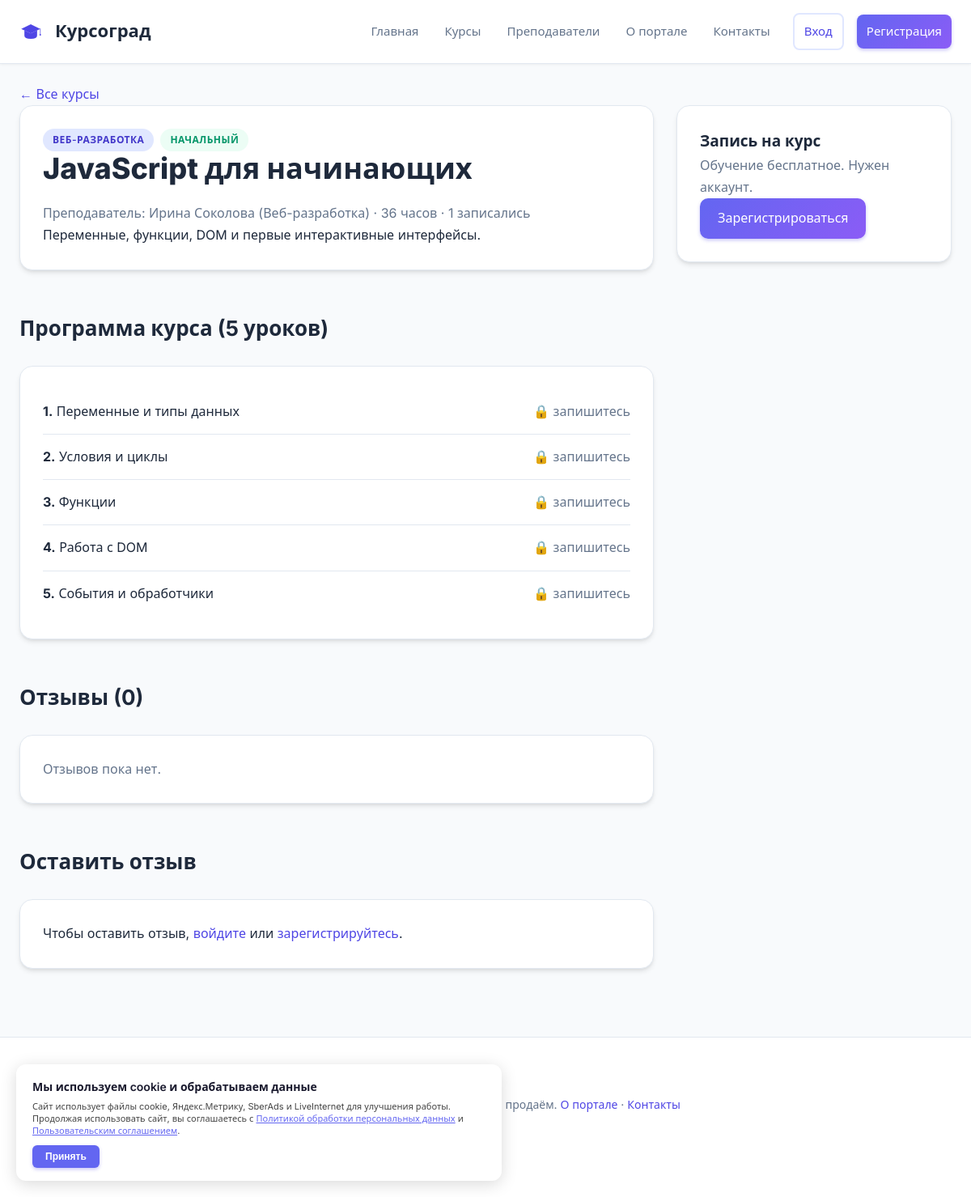
/course/2, run on the app's committed database.
### tables this page shows
CREATE TABLE courses (
    id          INTEGER PRIMARY KEY AUTOINCREMENT,
    title       TEXT NOT NULL,
    category    TEXT NOT NULL,
    level       TEXT NOT NULL,
    hours       INTEGER NOT NULL,
    teacher_id  INTEGER REFERENCES teachers(id),
    description TEXT DEFAULT ''
);

CREATE TABLE teachers (
    id     INTEGER PRIMARY KEY AUTOINCREMENT,
    name   TEXT NOT NULL,
    role   TEXT NOT NULL,
    bio    TEXT DEFAULT ''
);

CREATE TABLE lessons (
    id        INTEGER PRIMARY KEY AUTOINCREMENT,
    course_id INTEGER NOT NULL REFERENCES courses(id) ON DELETE CASCADE,
    position  INTEGER NOT NULL,
    title     TEXT NOT NULL,
    content   TEXT DEFAULT ''
);

### app.py (the view, shortened to what this page needs)
@app.route("/course/<int:course_id>", methods=["GET", "POST"])
def course(course_id):
    db = get_db()
    c = db.execute(
        "SELECT c.*, t.name teacher, t.role teacher_role, t.id tid "
        "FROM courses c LEFT JOIN teachers t ON t.id=c.teacher_id WHERE c.id=?",
        (course_id,)).fetchone()
    if c is None:
        return render_template("404.html"), 404
    uid = session.get("user_id")
    lessons = db.execute(
        "SELECT * FROM lessons WHERE course_id=? ORDER BY position",
        (course_id,)).fetchall()
    reviews = db.execute(
        "SELECT f.*, u.username FROM feedback f LEFT JOIN users u ON u.id=f.user_id"
        " WHERE f.course_id=? ORDER BY f.id DESC", (course_id,)).fetchall()
    avg = round(sum(r["rating"] for r in reviews) / len(reviews), 1) if reviews else None
    enrolled = bool(uid and db.execute(
        "SELECT 1 FROM enrollments WHERE user_id=? AND course_id=?",
        (uid, course_id)).fetchone())
    done_ids = set()
    prog = None
    if uid:
        done_ids = {r["lesson_id"] for r in db.execute(
            "SELECT p.lesson_id FROM progress p JOIN lessons l ON l.id=p.lesson_id"
            " WHERE p.user_id=? AND l.course_id=?", (uid, course_id))}
        prog = course_progress(db, uid, course_id)
    students = db.execute("SELECT COUNT(*) c FROM enrollments WHERE course_id=?",
                          (course_id,)).fetchone()["c"]
    return render_template("course.html", course=c, lessons=lessons,
                           reviews=reviews, avg=avg, enrolled=enrolled,
                           done_ids=done_ids, prog=prog, students=students)

### app.py (called while the page is built)
def get_db():
    if "db" not in g:
        os.makedirs(os.path.dirname(DB_PATH), exist_ok=True)
        g.db = sqlite3.connect(DB_PATH)
        g.db.row_factory = sqlite3.Row
        g.db.execute("PRAGMA foreign_keys = ON")
    return g.db

@app.context_processor
def inject_user():
    user = None
    uid = session.get("user_id")
    if uid:
        user = get_db().execute("SELECT * FROM users WHERE id=?", (uid,)).fetchone()
    return {"current_user": user, "year_now": datetime.now().year}

### templates/course.html (shortened to what this page needs)
{% extends "base.html" %}
{% block content %}
<p><a href="{{ url_for('courses') }}">← Все курсы</a></p>
<div class="two-col">
  <div>
    <div class="panel">
      <div class="chips"><span class="tag">{{ course.category }}</span>
        <span class="tag tag-alt">{{ course.level }}</span></div>
      <h1>{{ course.title }}</h1>
      <p class="muted">Преподаватель: {{ course.teacher }} ({{ course.teacher_role }})
         · {{ course.hours }} часов · {{ students }} записались</p>
      <p>{{ course.description }}</p>
    </div>
    <h2>Программа курса ({{ lessons|length }} уроков)</h2>
    <div class="panel">
      {% for l in lessons %}
        <div class="lesson-row">
          <div>
            <b>{{ l.position }}.</b>
            {% if enrolled %}
              <a href="{{ url_for('lesson', lesson_id=l.id) }}">{{ l.title }}</a>
            {% else %}{{ l.title }}{% endif %}
          </div>
          {% if l.id in done_ids %}<span class="done" style="display:inline-flex;align-items:center;gap:6px"><span style="font-size:16px">✓</span> пройден</span>
          {% elif not enrolled %}<span class="muted">🔒 запишитесь</span>{% endif %}
        </div>
      {% endfor %}
    </div>
    <h2>Отзывы ({{ reviews|length }})</h2>
    <div class="panel">
      {% for r in reviews %}
        <div class="review">
          <div class="stars">{{ '★' * r.rating }}{{ '☆' * (5 - r.rating) }}</div>
          <b>{{ r.username or 'Студент' }}</b> <span class="muted">· {{ r.created_at }}</span>
          <p>{{ r.text }}</p>
        </div>
      {% else %}
        <p class="muted">Отзывов пока нет.</p>
      {% endfor %}
    </div>
    <h2>Оставить отзыв</h2>
    {% if current_user %}
      <form class="panel" method="post">
        <div class="field">
          <label for="rating">Оценка курса (1–5)</label>
          <select id="rating" name="rating" required>
            {% for i in range(5, 0, -1) %}<option value="{{ i }}">{{ i }}</option>{% endfor %}
          </select>
        </div>
        <div class="field">
          <label for="text">Что вы думаете о курсе?</label>
          <textarea id="text" name="text" required minlength="10"
            placeholder="Чему научились, что было сложно..."></textarea>
        </div>
        <button class="btn" type="submit">Опубликовать отзыв</button>
      </form>
    {% else %}
      <p class="panel">Чтобы оставить отзыв, <a href="{{ url_for('login') }}">войдите</a>
         или <a href="{{ url_for('register') }}">зарегистрируйтесь</a>.</p>
    {% endif %}
  </div>
  <aside class="panel">
    <h3 style="margin-top:0">Запись на курс</h3>
    {% if not current_user %}
      <p class="muted">Обучение бесплатное. Нужен аккаунт.</p>
      <a class="btn" href="{{ url_for('register') }}">Зарегистрироваться</a>
    {% else %}
      <p class="muted">Доступ ко всем урокам бесплатно и сразу.</p>
      <form method="post" action="{{ url_for('enroll', course_id=course.id) }}">
        <button class="btn" type="submit">Записаться на курс</button>
      </form>
    {% endif %}
  </aside>
</div>
{% endblock %}

### templates/base.html (shortened to what this page needs)
<!doctype html>
<html lang="ru">
<head>
<link rel="stylesheet" href="{{ url_for('static', filename='style.css') }}">
</head>
<body>
<header class="site-header">
  <div class="container header-inner">
    <a class="logo" href="{{ url_for('index') }}">
      Курсоград
    </a>
    <nav class="nav">
      <a href="{{ url_for('index') }}">Главная</a>
      <a href="{{ url_for('courses') }}">Курсы</a>
      <a href="{{ url_for('teachers') }}">Преподаватели</a>
      <a href="{{ url_for('about') }}">О портале</a>
      <a href="{{ url_for('contacts') }}">Контакты</a>
      {% if current_user %}
        <a class="btn btn-cabinet btn-sm" href="{{ url_for('dashboard') }}">Кабинет</a>
        <a class="btn btn-ghost btn-sm" href="{{ url_for('logout') }}">Выйти</a>
      {% else %}
        <a class="btn btn-ghost btn-sm" href="{{ url_for('login') }}">Вход</a>
        <a class="btn btn-sm btn-register" href="{{ url_for('register') }}">Регистрация</a>
      {% endif %}
    </nav>
  </div>
</header>
<main class="container">
  {% block content %}{% endblock %}
</main>
<footer class="site-footer">
  <div class="container">
    <p style="margin-bottom:8px">© {{ year_now }} «Курсоград» — бесплатный образовательный портал.</p>
    <p class="muted">Курсы по разработке, аналитике, дизайну и языкам. Обучение бесплатное,
       ничего не продаём. <a href="{{ url_for('about') }}">О портале</a> ·
       <a href="{{ url_for('contacts') }}">Контакты</a></p>
    <div class="legal-links">
      <a href="{{ url_for('privacy_policy') }}">Политика обработки персональных данных</a> ·
      <a href="{{ url_for('user_agreement') }}">Пользовательское соглашение</a>
    </div>
     <a href="https://metrika.yandex.ru/stat/?id=112506115&amp;from=informer" target="_blank" rel="nofollow">
     </a>
      <a href="https://www.liveinternet.ru/click"
      target="_blank"><img id="licnt4935" width="31" height="31" style="border:0"
      alt=""/></a>
    <div id="cookie-consent-modal" class="cookie-consent-modal" style="display:none;">
      <div class="cookie-consent-content">
        <h3>Мы используем cookie и обрабатываем данные</h3>
        <p>Сайт использует файлы cookie, Яндекс.Метрику, SberAds и LiveInternet для улучшения работы. Продолжая использовать сайт, вы соглашаетесь с
          <a href="{{ url_for('privacy_policy') }}" target="_blank">Политикой обработки персональных данных</a> и
          <a href="{{ url_for('user_agreement') }}" target="_blank">Пользовательским соглашением</a>.
        </p>
        <button id="accept-cookies-btn" class="btn btn-primary">Принять</button>
      </div>
    </div>
  </div>
</footer>
</body>
</html>

### static/style.css (style rules this page uses)
:root { --bg:#f8fafc; --card:#ffffff; --ink:#1e293b; --muted:#64748b; --accent:#4f46e5; --accent-dark:#4338ca; --accent-soft:#e0e7ff; --accent-gradient:linear-gradient(135deg,#6366f1 0%,#8b5cf6 100%); --ok:#10b981; --warning:#f59e0b; --error:#ef4444; --line:#e2e8f0; --shadow:0 4px 6px -1px rgba(0,0,0,0.1),0 2px 4px -1px rgba(0,0,0,0.06); --shadow-lg:0 10px 15px -3px rgba(0,0,0,0.1),0 4px 6px -2px rgba(0,0,0,0.05); --radius:16px; --radius-sm:10px; --radius-lg:24px; }
* { box-sizing:border-box;margin:0;padding:0 }
body { background:var(--bg);color:var(--ink); font:16px/1.7 "Inter","Segoe UI",Roboto,Helvetica,Arial,sans-serif; -webkit-font-smoothing:antialiased;-moz-osx-font-smoothing:grayscale }
a { color:var(--accent);text-decoration:none;transition:color 0.2s ease }
.container { max-width:1200px;margin:0 auto;padding:0 24px }
.site-header { background:rgba(255,255,255,0.95);backdrop-filter:blur(10px); border-bottom:1px solid var(--line);position:sticky;top:0;z-index:100; box-shadow:0 1px 3px rgba(0,0,0,0.05);margin-bottom:24px }
.header-inner { display:flex;align-items:center;justify-content:space-between; gap:20px;padding:16px 24px;flex-wrap:wrap }
.logo { font-size:22px;font-weight:800;color:var(--ink);display:flex;align-items:center;gap:8px; transition:transform 0.2s ease }
.logo-icon { font-size:28px }
.nav { display:flex;align-items:center;gap:8px;flex-wrap:wrap }
.nav a { color:var(--muted);font-size:15px;font-weight:500;padding:8px 12px; border-radius:8px;transition:all 0.2s ease }
.nav .btn { margin-left:8px }
.nav .btn-register { background:var(--accent-gradient);color:#fff!important;border:0;box-shadow:0 2px 4px rgba(79,70,229,0.3);transition:all 0.2s ease }
.btn { display:inline-flex;align-items:center;justify-content:center;gap:8px; background:var(--accent-gradient);color:#fff!important; padding:11px 22px;border-radius:10px;border:0;cursor:pointer; font:600 15px inherit;transition:all 0.2s ease;box-shadow:0 2px 4px rgba(79,70,229,0.3) }
.btn-ghost { background:transparent;color:var(--accent)!important; border:2px solid var(--accent-soft);box-shadow:none }
.btn-sm { padding:7px 14px;font-size:14px;border-radius:8px }
main { padding:60px 24px 100px;min-height:calc(100vh - 200px) }
h1 { margin:0 0 20px;font-size:36px;font-weight:800;line-height:1.2;color:var(--ink) }
h2 { font-size:26px;font-weight:700;margin:50px 0 24px;color:var(--ink) }
h3 { font-size:19px;font-weight:600;margin:0 }
.muted { color:var(--muted) }
.chips { display:flex;gap:8px;flex-wrap:wrap }
.tag { display:inline-flex;align-items:center;gap:4px; background:var(--accent-soft);color:var(--accent-dark); border-radius:999px;padding:4px 12px;font-size:12px;font-weight:600; text-transform:uppercase;letter-spacing:0.5px }
.tag-alt { background:#ecfdf5;color:#059669 }
.panel { background:#fff;border:1px solid var(--line);border-radius:var(--radius); padding:28px;box-shadow:var(--shadow);transition:all 0.3s ease;margin-bottom:24px }
.lesson-row { display:flex;align-items:center;justify-content:space-between; gap:12px;padding:14px 0;border-top:1px solid var(--line); transition:background 0.2s ease }
.lesson-row:first-child { border-top:0 }
.site-footer { border-top:1px solid var(--line);background:#fff; padding:40px 0;font-size:14px;color:var(--muted);margin-top:60px }
.site-footer a { color:var(--accent);font-weight:500 }
.two-col { display:grid;grid-template-columns:1fr 340px;gap:28px;align-items:start }
.hero,.stats,.card,.panel,.grid { animation:fadeInUp 0.5s ease forwards;opacity:0 }

### templates/base.html (style rules this page uses)
.cookie-consent-modal { position: fixed; bottom: 20px; left: 20px; background: #fff; border-radius: 12px; box-shadow: 0 4px 20px rgba(0,0,0,0.15); padding: 16px 20px; max-width: 600px; width: calc(100% - 40px); z-index: 10000; display: flex; align-items: center; gap: 16px; }
.cookie-consent-content h3 { margin: 0 0 6px 0; font-size: 14px; color: #1a1a2e; }
.cookie-consent-content p { margin: 0 0 10px 0; font-size: 11px; line-height: 1.35; color: #444; }
.cookie-consent-content a { color: #6366f1; text-decoration: underline; }
.cookie-consent-content .btn { background: #6366f1; color: white; border: none; padding: 7px 16px; border-radius: 6px; cursor: pointer; font-size: 12px; font-weight: 600; white-space: nowrap; }

### data on the page
courses: category "ВЕБ-РАЗРАБОТКА", level "НАЧАЛЬНЫЙ", title "JavaScript для начинающих", hours "36", description "Переменные, функции, DOM и первые интерактивные интерфейсы."
teachers: teacher "Ирина Соколова", teacher_role "Веб-разработка"
lessons: position "1", title "Переменные и типы данных", shows "🔒 запишитесь"
lessons: position "2", title "Условия и циклы", shows "🔒 запишитесь"
lessons: position "3", title "Функции", shows "🔒 запишитесь"
lessons: position "4", title "Работа с DOM", shows "🔒 запишитесь"
lessons: position "5", title "События и обработчики", shows "🔒 запишитесь"

### other printed values
{{ students }} "1"
{{ lessons|length }} "5"
{{ reviews|length }} "0"
